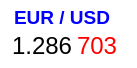
     <widget class="QWidget" name="widget1_2" native="true">
      <property name="geometry">
       <rect>
        <x>150</x>
        <y>10</y>
        <width>137</width>
        <height>68</height>
       </rect>
      </property>
      <property name="styleSheet">
       <string notr="true">background-color: rgb(255, 255, 255);
border-radius: 10px
</string>
      </property>
      <widget class="QLabel" name="labelEURUSD1">
       <property name="geometry">
        <rect>
         <x>14</x>
         <y>2</y>
         <width>111</width>
         <height>31</height>
        </rect>
       </property>
       <property name="font">
        <font>
         <pointsize>14</pointsize>
         <weight>75</weight>
         <bold>true</bold>
        </font>
       </property>
       <property name="styleSheet">
        <string notr="true">color: rgb(0, 0, 255);
</string>
       </property>
       <property name="text">
        <string>EUR / USD</string>
       </property>
      </widget>
      <widget class="QLabel" name="labelEURUSD2">
       <property name="geometry">
        <rect>
         <x>12</x>
         <y>30</y>
         <width>61</width>
         <height>31</height>
        </rect>
       </property>
       <property name="font">
        <font>
         <pointsize>18</pointsize>
        </font>
       </property>
       <property name="styleSheet">
        <string notr="true"/>
       </property>
       <property name="text">
        <string>1.286</string>
       </property>
      </widget>
      <widget class="QLabel" name="labelEURUSD3">
       <property name="geometry">
        <rect>
         <x>77</x>
         <y>30</y>
         <width>41</width>
         <height>31</height>
        </rect>
       </property>
       <property name="font">
        <font>
         <pointsize>18</pointsize>
        </font>
       </property>
       <property name="styleSheet">
        <string notr="true">color: rgb(255, 0, 0);
</string>
       </property>
       <property name="text">
        <string>703</string>
       </property>
      </widget>
     </widget>
